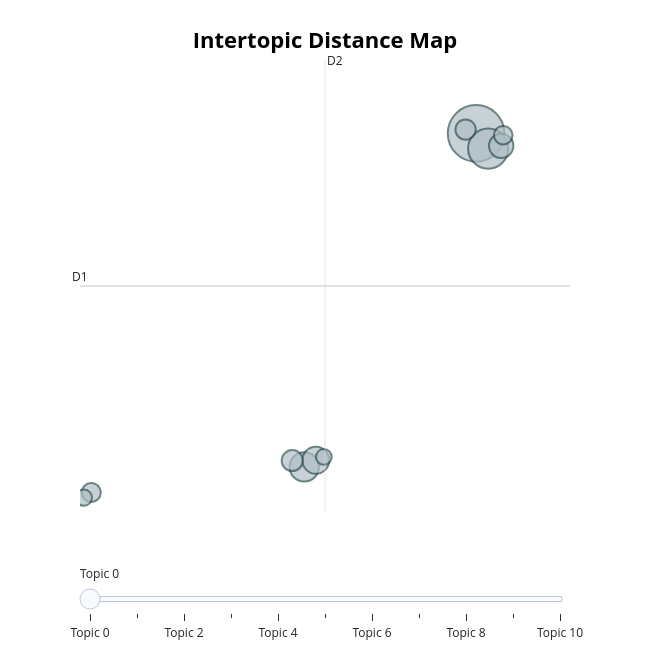

Notebook cell for this chart:
### Code cell
topic_analyzer.visualize_topics()

### Figure 1 — Plotly figure (JSON) as saved in the notebook; plotly's stock layout.template omitted (floating-point values rounded to 4 significant figures)
{"data": [{"customdata": [[0, "check | shit | night night | like like | ma", 194], [1, "thunder | lo | diamond | birds | love feel", 98], [2, "ain seen | don leave | darlin | ahh | don don", 52], [3, "glad | creep | loves | way way | searching", 44], [4, "good times | steal | sister | california | ya ya", 36], [5, "midnight | train | huh huh | ho | right right", 27], [6, "river | movin | country | brown | sugar", 25], [7, "run away | addicted | stars | kissed | shut", 22], [8, "ya ya | eh | enemy | won tell | away just", 21], [9, "thank | daughter | shoulda | let hear | ladies", 16], [10, "hush | remind | kisses | lean | love ll", 15]], "hovertemplate": "<b>Topic %{customdata[0]}</b><br>%{customdata[1]}<br>Size: %{customdata[2]}", "legendgroup": "", "marker": {"color": "#B0BEC5", "line": {"color": "DarkSlateGrey", "width": 2}, "size": [194, 98, 52, 44, 36, 27, 25, 22, 21, 16, 15], "sizemode": "area", "sizeref": 0.1212, "symbol": "circle"}, "mode": "markers", "name": "", "orientation": "v", "showlegend": false, "type": "scatter", "x": [14.57, 14.99, 8.584, 8.985, 15.45, 8.164, 14.2, 1.159, 15.52, 0.9025, 9.265], "xaxis": "x", "y": [23.39, 22.61, 6.437, 6.77, 22.75, 6.758, 23.58, 5.132, 23.29, 4.875, 6.945], "yaxis": "y"}], "layout": {"annotations": [{"showarrow": false, "text": "D1", "x": 0.7672, "y": 15.63, "yshift": 10}, {"showarrow": false, "text": "D2", "x": 9.305, "xshift": 10, "y": 27.12}], "height": 650, "hoverlabel": {"bgcolor": "white", "font": {"family": "Rockwell", "size": 16}}, "legend": {"itemsizing": "constant", "tracegroupgap": 0}, "margin": {"t": 60}, "shapes": [{"line": {"color": "#CFD8DC", "width": 2}, "type": "line", "x0": 9.305, "x1": 9.305, "y0": 4.144, "y1": 27.12}, {"line": {"color": "#9E9E9E", "width": 2}, "type": "line", "x0": 0.7672, "x1": 17.84, "y0": 15.63, "y1": 15.63}], "sliders": [{"active": 0, "pad": {"t": 50}, "steps": [{"args": [{"marker.color": [["red", "#B0BEC5", "#B0BEC5", "#B0BEC5", "#B0BEC5", "#B0BEC5", "#B0BEC5", "#B0BEC5", "#B0BEC5", "#B0BEC5", "#B0BEC5"]]}], "label": "Topic 0", "method": "update"}, {"args": [{"marker.color": [["#B0BEC5", "red", "#B0BEC5", "#B0BEC5", "#B0BEC5", "#B0BEC5", "#B0BEC5", "#B0BEC5", "#B0BEC5", "#B0BEC5", "#B0BEC5"]]}], "label": "Topic 1", "method": "update"}, {"args": [{"marker.color": [["#B0BEC5", "#B0BEC5", "red", "#B0BEC5", "#B0BEC5", "#B0BEC5", "#B0BEC5", "#B0BEC5", "#B0BEC5", "#B0BEC5", "#B0BEC5"]]}], "label": "Topic 2", "method": "update"}, {"args": [{"marker.color": [["#B0BEC5", "#B0BEC5", "#B0BEC5", "red", "#B0BEC5", "#B0BEC5", "#B0BEC5", "#B0BEC5", "#B0BEC5", "#B0BEC5", "#B0BEC5"]]}], "label": "Topic 3", "method": "update"}, {"args": [{"marker.color": [["#B0BEC5", "#B0BEC5", "#B0BEC5", "#B0BEC5", "red", "#B0BEC5", "#B0BEC5", "#B0BEC5", "#B0BEC5", "#B0BEC5", "#B0BEC5"]]}], "label": "Topic 4", "method": "update"}, {"args": [{"marker.color": [["#B0BEC5", "#B0BEC5", "#B0BEC5", "#B0BEC5", "#B0BEC5", "red", "#B0BEC5", "#B0BEC5", "#B0BEC5", "#B0BEC5", "#B0BEC5"]]}], "label": "Topic 5", "method": "update"}, {"args": [{"marker.color": [["#B0BEC5", "#B0BEC5", "#B0BEC5", "#B0BEC5", "#B0BEC5", "#B0BEC5", "red", "#B0BEC5", "#B0BEC5", "#B0BEC5", "#B0BEC5"]]}], "label": "Topic 6", "method": "update"}, {"args": [{"marker.color": [["#B0BEC5", "#B0BEC5", "#B0BEC5", "#B0BEC5", "#B0BEC5", "#B0BEC5", "#B0BEC5", "red", "#B0BEC5", "#B0BEC5", "#B0BEC5"]]}], "label": "Topic 7", "method": "update"}, {"args": [{"marker.color": [["#B0BEC5", "#B0BEC5", "#B0BEC5", "#B0BEC5", "#B0BEC5", "#B0BEC5", "#B0BEC5", "#B0BEC5", "red", "#B0BEC5", "#B0BEC5"]]}], "label": "Topic 8", "method": "update"}, {"args": [{"marker.color": [["#B0BEC5", "#B0BEC5", "#B0BEC5", "#B0BEC5", "#B0BEC5", "#B0BEC5", "#B0BEC5", "#B0BEC5", "#B0BEC5", "red", "#B0BEC5"]]}], "label": "Topic 9", "method": "update"}, {"args": [{"marker.color": [["#B0BEC5", "#B0BEC5", "#B0BEC5", "#B0BEC5", "#B0BEC5", "#B0BEC5", "#B0BEC5", "#B0BEC5", "#B0BEC5", "#B0BEC5", "red"]]}], "label": "Topic 10", "method": "update"}]}], "title": {"font": {"color": "Black", "size": 22}, "text": "<b>Intertopic Distance Map</b>", "x": 0.5, "xanchor": "center", "y": 0.95, "yanchor": "top"}, "width": 650, "xaxis": {"anchor": "y", "domain": [0, 1], "range": [0.7672, 17.84], "title": {"text": ""}, "visible": false}, "yaxis": {"anchor": "x", "domain": [0, 1], "range": [4.144, 27.12], "title": {"text": ""}, "visible": false}}}
